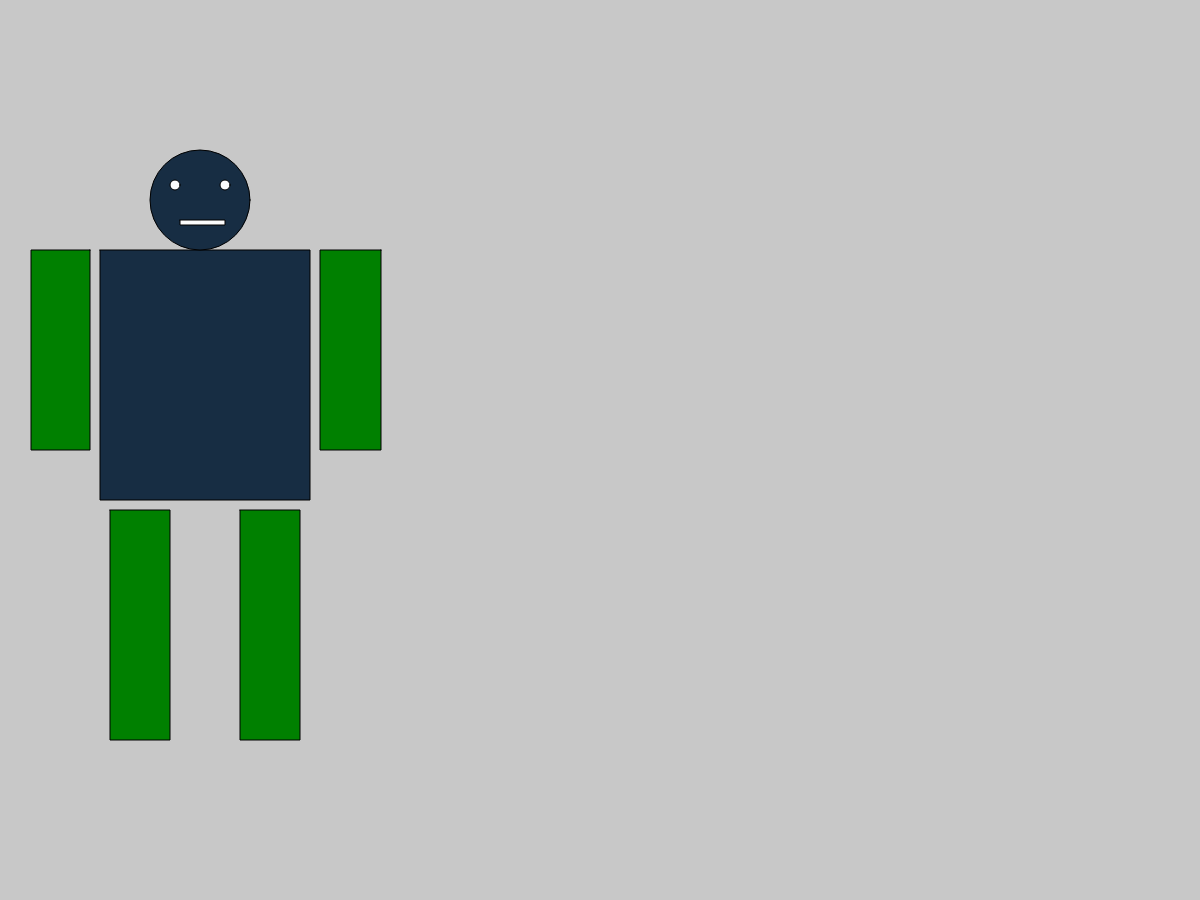
Frame 1 (no input)
Frame 60 (no input): identical to frame 1, image omitted
Frame 120 (the mouse pressed at the canvas centre since frame 60): identical to frame 1, image omitted

The p5.js sketch that drew this single still picture (run headless with seeded random() and noise() and a simulated clock; from frame 60 on, the mouse is pressed at the canvas centre):

// p5.js sketch
// ── sketch.js

function setup() {
	createCanvas(windowWidth,900);
	//stroke(20);
	background(200);

}

function draw() {
	background(200);
  fill(23,45,67);
  beginShape();
  vertex(100 , 250);
  vertex(310 , 250);
  vertex(310 , 500);
  vertex(100 , 500);
  endShape(CLOSE);
  fill(23,45,67);
  ellipse(200 ,200,100,100,0,0);
  fill(252, 252, 252);
  ellipse(175 ,185,10,10,0,0);
  fill(252, 252, 252);
  ellipse(225 ,185,10,10,0,0);
  fill(252,252,252);
  beginShape();
  vertex(180 ,220);
  vertex(225 ,220);
  vertex(225 ,225);
  vertex(180 ,225);  
  endShape(CLOSE);
  fill(0,128,0);
  beginShape();
  vertex(90 , 250);
  vertex(31 , 250);
  vertex(31 , 450);
  vertex(90 , 450);
  endShape(CLOSE);
  fill(0,128,0);
  beginShape();
  vertex(381 , 250);
  vertex(320 , 250);
  vertex(320 , 450);
  vertex(381 , 450);
  endShape(CLOSE);
  fill(0,128,0);
  beginShape();
  vertex(110 , 510);
  vertex(170 , 510);
  vertex(170 , 740);
  vertex(110 , 740);
  endShape(CLOSE);
  fill(0,128,0);
  beginShape();
  vertex(240 , 510);
  vertex(300 , 510);
  vertex(300 , 740);
  vertex(240 , 740);
  endShape(CLOSE);
 
}
